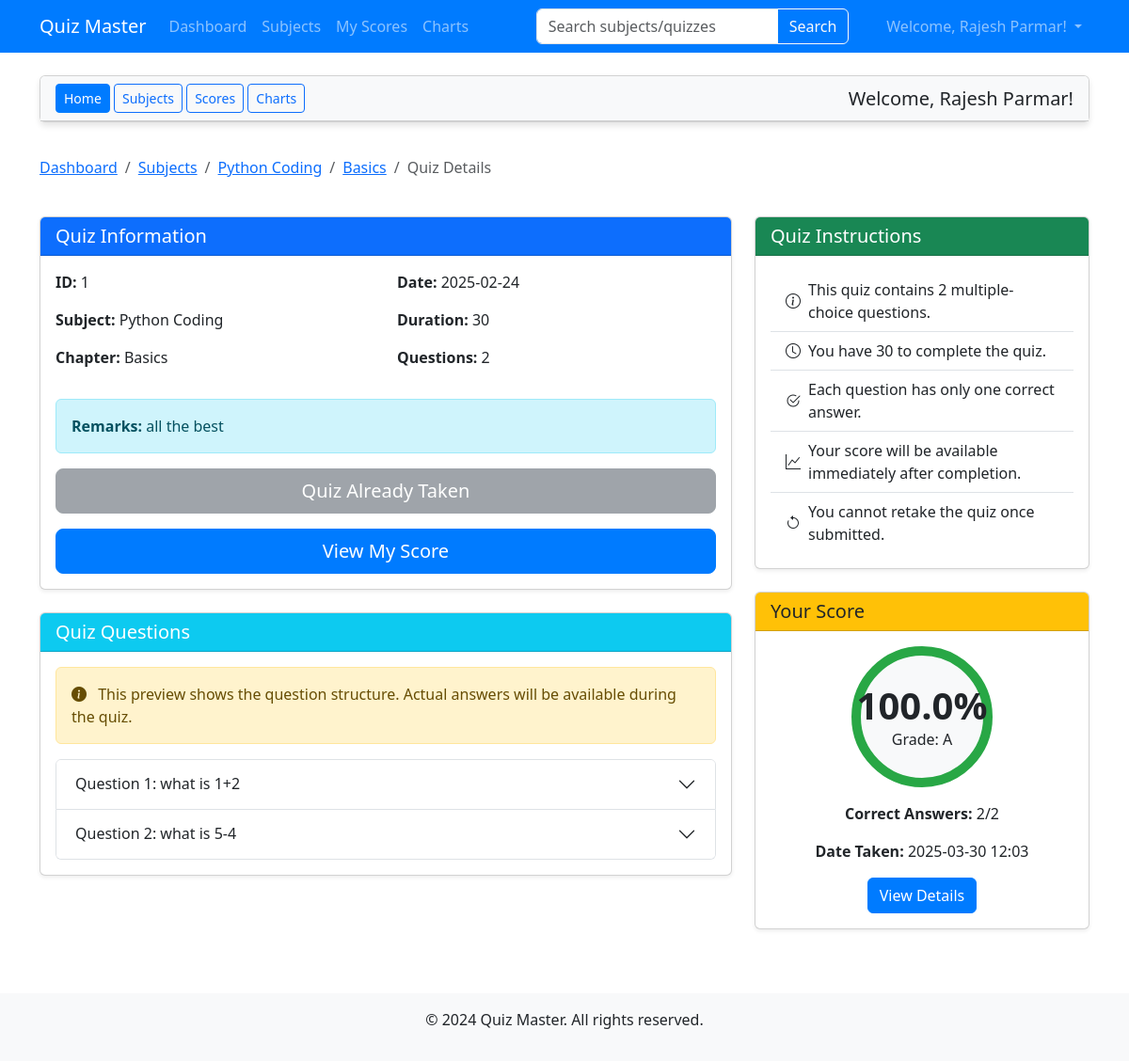
Before: /user/quizzes/1/view (signed in) with the older database file.
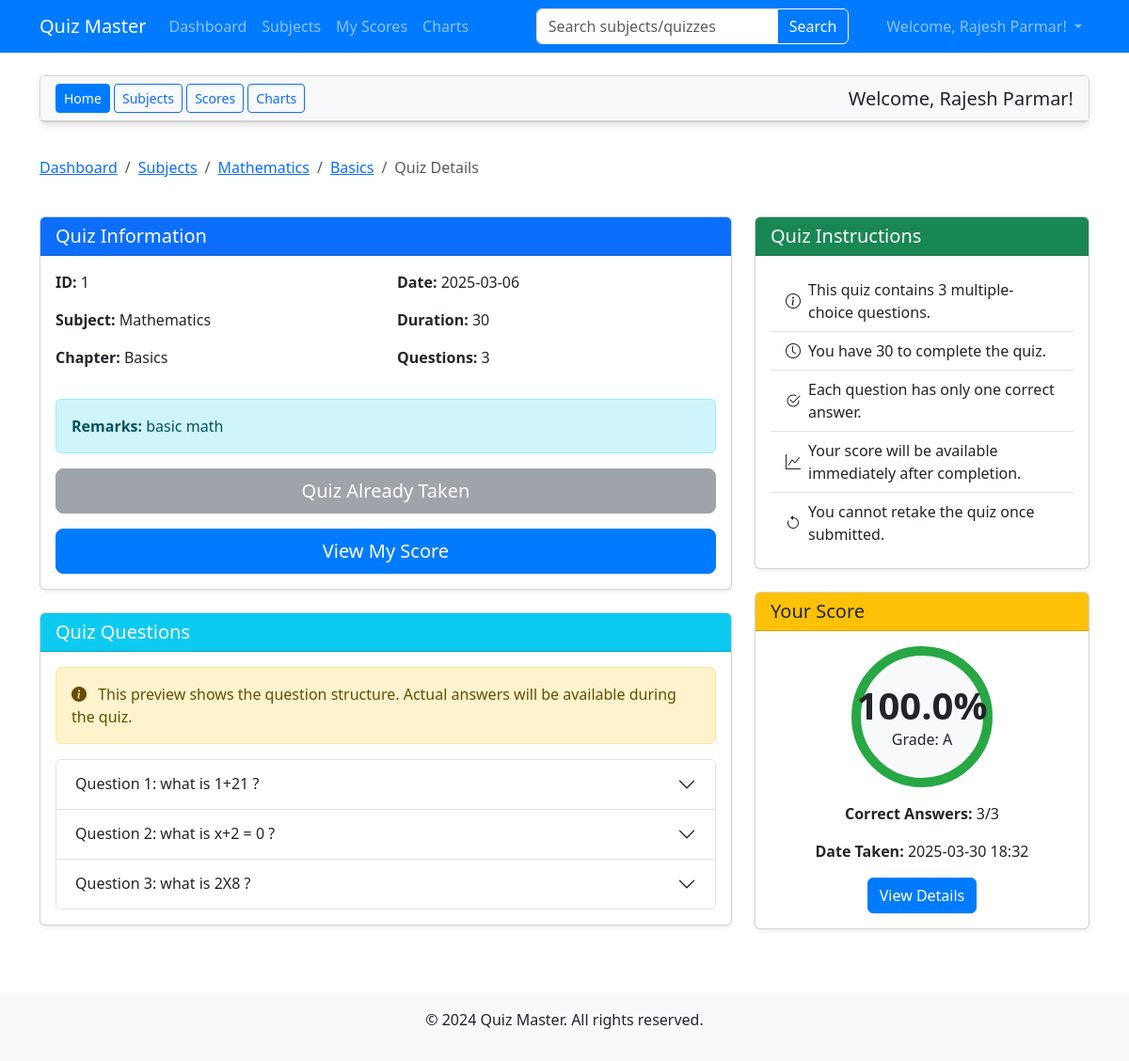
After: the same page with the newer database file.
### models.py (models this page shows, shortened)
class User(db.Model,UserMixin):
    id = db.Column(db.Integer, primary_key=True)
    email = db.Column(db.String(120), unique=True, nullable=False)
    password = db.Column(db.String(200), nullable=False)
    full_name = db.Column(db.String(100), nullable=False)
    qualification = db.Column(db.String(100), nullable=True)
    dob = db.Column(db.String(20), nullable=True)
    is_admin = db.Column(db.Boolean, default=False)
    scores = db.relationship('Score', backref='user', lazy=True, cascade="all, delete-orphan")

class Subject(db.Model):
    id = db.Column(db.Integer, primary_key=True)
    name = db.Column(db.String(100), nullable=False)
    description = db.Column(db.Text, nullable=True)
    chapters = db.relationship('Chapter', backref='subject', lazy=True, cascade="all, delete-orphan")

class Chapter(db.Model):
    id = db.Column(db.Integer, primary_key=True)
    name = db.Column(db.String(100), nullable=False)
    description = db.Column(db.Text, nullable=True)
    subject_id = db.Column(db.Integer, db.ForeignKey('subject.id'), nullable=False)
    quizzes = db.relationship('Quiz', backref='chapter', lazy=True, cascade="all, delete-orphan")

class Quiz(db.Model):
    id = db.Column(db.Integer, primary_key=True)
    chapter_id = db.Column(db.Integer, db.ForeignKey('chapter.id'), nullable=False)
    date_of_quiz = db.Column(db.String(20), nullable=False)
    time_duration = db.Column(db.String(10), nullable=False)
    remarks = db.Column(db.Text, nullable=True)
    questions = db.relationship('Question', backref='quiz', lazy=True, cascade="all, delete-orphan")
    scores = db.relationship('Score', backref='quiz', lazy=True, cascade="all, delete-orphan")
    def get_status(self,user):
        for score in self.scores:
            if score.user_id == user.id:
                return "Taken"
        return "Open"

class Question(db.Model):
    id = db.Column(db.Integer, primary_key=True)
    quiz_id = db.Column(db.Integer, db.ForeignKey('quiz.id'), nullable=False)
    question_statement = db.Column(db.Text, nullable=False)
    option1 = db.Column(db.String(200), nullable=False)
    option2 = db.Column(db.String(200), nullable=False)
    option3 = db.Column(db.String(200), nullable=False)
    option4 = db.Column(db.String(200), nullable=False)
    correct_option = db.Column(db.Integer, nullable=False)  # 1, 2, 3, or 4

class Score(db.Model):
    id = db.Column(db.Integer, primary_key=True)
    quiz_id = db.Column(db.Integer, db.ForeignKey('quiz.id'), nullable=False)
    user_id = db.Column(db.Integer, db.ForeignKey('user.id'), nullable=False)
    time_stamp = db.Column(db.DateTime, default=datetime.utcnow)
    correct_answers = db.Column(db.Integer, nullable=False)
    total_questions = db.Column(db.Integer, nullable=False)
    def get_percentage(self):
        if self.total_questions == 0:
            return 0
        return round((self.correct_answers / self.total_questions) * 100, 1)
    def get_grade(self):
        percentage = self.get_percentage()
        if percentage >= 90:
            return "A"
        elif percentage >= 80:
            return "B"
        elif percentage >= 70:
            return "C"
        elif percentage >= 60:
            return "D"
        else:
            return "F"

### routes/user.py (the view)
@user.route('/quizzes/<int:quiz_id>/view')
@login_required
def view_quiz(quiz_id):
    quiz = Quiz.query.get_or_404(quiz_id)
    chapter = quiz.chapter
    subject = chapter.subject
    questions = Question.query.filter_by(quiz_id=quiz_id).all()
    user_score = Score.query.filter_by(quiz_id=quiz_id, user_id=current_user.id).first()
    return render_template('user/view_quiz.html',
                          quiz=quiz,
                          chapter=chapter,
                          subject=subject,
                          questions=questions,
                          user_score=user_score)

### app.py (called while the page is built)
@login_manager.user_loader
def load_user(user_id):
    return User.query.get(int(user_id))

### routes/user.py (called while the page is built)
@user.before_request
def check_regular_user():
    if not current_user.is_authenticated:
        return redirect(url_for('auth.login'))

### templates/user/view_quiz.html (shortened to what this page needs)
{% extends 'base.html' %}
{% block content %}
<div class="row mb-3">
    <div class="col-12">
        <div class="card">
            <div class="card-header bg-light d-flex justify-content-between align-items-center">
                <div>
                    <a href="{{ url_for('user.dashboard') }}" class="btn btn-sm btn-primary">Home</a>
                    <a href="{{ url_for('user.subjects') }}" class="btn btn-sm btn-outline-primary">Subjects</a>
                    <a href="{{ url_for('user.view_scores') }}" class="btn btn-sm btn-outline-primary">Scores</a>
                    <a href="{{ url_for('user.charts') }}" class="btn btn-sm btn-outline-primary">Charts</a>
                </div>
                <h5 class="mb-0">Welcome, {{ current_user.full_name }}!</h5>
            </div>
        </div>
    </div>
</div>
<div class="row mb-4">
    <div class="col-12">
        <nav aria-label="breadcrumb">
            <ol class="breadcrumb">
                <li class="breadcrumb-item"><a href="{{ url_for('user.dashboard') }}">Dashboard</a></li>
                <li class="breadcrumb-item"><a href="{{ url_for('user.subjects') }}">Subjects</a></li>
                <li class="breadcrumb-item"><a href="{{ url_for('user.view_chapters', subject_id=subject.id) }}">{{ subject.name }}</a></li>
                <li class="breadcrumb-item"><a href="{{ url_for('user.view_quizzes', chapter_id=chapter.id) }}">{{ chapter.name }}</a></li>
                <li class="breadcrumb-item active" aria-current="page">Quiz Details</li>
            </ol>
        </nav>
    </div>
</div>
<div class="row">
    <div class="col-md-8">
        <div class="card mb-4 shadow-sm">
            <div class="card-header bg-primary text-white">
                <h5 class="mb-0">Quiz Information</h5>
            </div>
            <div class="card-body">
                <div class="row mb-3">
                    <div class="col-md-6">
                        <p><strong>ID:</strong> {{ quiz.id }}</p>
                        <p><strong>Subject:</strong> {{ subject.name }}</p>
                        <p><strong>Chapter:</strong> {{ chapter.name }}</p>
                    </div>
                    <div class="col-md-6">
                        <p><strong>Date:</strong> {{ quiz.date_of_quiz }}</p>
                        <p><strong>Duration:</strong> {{ quiz.time_duration }}</p>
                        <p><strong>Questions:</strong> {{ questions|length }}</p>
                    </div>
                </div>
                {% if quiz.remarks %}
                <div class="alert alert-info">
                    <strong>Remarks:</strong> {{ quiz.remarks }}
                </div>
                {% endif %}
                {% set status = quiz.get_status(current_user) %}
                <div class="d-grid gap-2">
                    {% if status == 'Open' %}
                        <a href="{{ url_for('user.take_quiz', quiz_id=quiz.id) }}" class="btn btn-success btn-lg">Take Quiz</a>
                    {% elif status == 'Taken' %}
                        <button class="btn btn-secondary btn-lg mb-2" disabled>Quiz Already Taken</button>
                        <a href="{{ url_for('user.view_score_detail', score_id=user_score.id) }}" class="btn btn-primary btn-lg">View My Score</a>
                    {% elif status == 'Coming Soon' %}
                        <button class="btn btn-warning btn-lg" disabled>Coming Soon - Available on {{ quiz.date_of_quiz }}</button>
                    {% else %}
                        <button class="btn btn-secondary btn-lg" disabled>Quiz Unavailable</button>
                    {% endif %}
                </div>
            </div>
        </div>
        <div class="card shadow-sm">
            <div class="card-header bg-info text-white">
                <h5 class="mb-0">Quiz Questions</h5>
            </div>
            <div class="card-body">
                <div class="alert alert-warning">
                    <i class="bi bi-info-circle-fill me-2"></i>
                    This preview shows the question structure. Actual answers will be available during the quiz.
                </div>
                <div class="accordion" id="questionsAccordion">
                    {% for question in questions %}
                    <div class="accordion-item">
                        <h2 class="accordion-header" id="heading{{ question.id }}">
                            <button class="accordion-button collapsed" type="button" data-bs-toggle="collapse" data-bs-target="#collapse{{ question.id }}" aria-expanded="false" aria-controls="collapse{{ question.id }}">
                                Question {{ loop.index }}: {{ question.question_statement|truncate(70) }}
                            </button>
                        </h2>
                    </div>
                    {% endfor %}
                </div>
            </div>
        </div>
    </div>
    <div class="col-md-4">
        <div class="card mb-4 shadow-sm">
            <div class="card-header bg-success text-white">
                <h5 class="mb-0">Quiz Instructions</h5>
            </div>
            <div class="card-body">
                <ul class="list-group list-group-flush">
                    <li class="list-group-item d-flex align-items-center">
                        <i class="bi bi-info-circle me-2"></i> This quiz contains {{ questions|length }} multiple-choice questions.
                    </li>
                    <li class="list-group-item d-flex align-items-center">
                        <i class="bi bi-clock me-2"></i> You have {{ quiz.time_duration }} to complete the quiz.
                    </li>
                    <li class="list-group-item d-flex align-items-center">
                        <i class="bi bi-check2-circle me-2"></i> Each question has only one correct answer.
                    </li>
                    <li class="list-group-item d-flex align-items-center">
                        <i class="bi bi-graph-up me-2"></i> Your score will be available immediately after completion.
                    </li>
                    <li class="list-group-item d-flex align-items-center">
                        <i class="bi bi-arrow-counterclockwise me-2"></i> You cannot retake the quiz once submitted.
                    </li>
                </ul>
            </div>
        </div>
        {% if user_score %}
        <div class="card shadow-sm">
            <div class="card-header bg-warning text-dark">
                <h5 class="mb-0">Your Score</h5>
            </div>
            <div class="card-body text-center">
                <div class="score-circle d-flex align-items-center justify-content-center mx-auto mb-3" style="width: 150px; height: 150px; border-radius: 50%; background-color: #f8f9fa; border: 10px solid
                {% if user_score.get_percentage() >= 80 %}#28a745
                {% elif user_score.get_percentage() >= 60 %}#ffc107
                {% else %}#dc3545{% endif %};">
                    <div>
                        <h1 class="display-4 mb-0">{{ user_score.get_percentage() }}%</h1>
                        <p class="mb-0">Grade: {{ user_score.get_grade() }}</p>
                    </div>
                </div>
                <p><strong>Correct Answers:</strong> {{ user_score.correct_answers }}/{{ user_score.total_questions }}</p>
                <p><strong>Date Taken:</strong> {{ user_score.time_stamp.strftime('%Y-%m-%d %H:%M') }}</p>
                <a href="{{ url_for('user.view_score_detail', score_id=user_score.id) }}" class="btn btn-primary">View Details</a>
            </div>
        </div>
        {% endif %}
    </div>
</div>
{% endblock %}
{% block head %}
<link rel="stylesheet" href="https://cdn.jsdelivr.net/npm/bootstrap-icons@1.10.0/font/bootstrap-icons.css">
{% endblock %}

### templates/base.html (shortened to what this page needs)
<!DOCTYPE html>
<html lang="en">
<head>
    <link href="https://cdn.jsdelivr.net/npm/bootstrap@5.3.0-alpha1/dist/css/bootstrap.min.css" rel="stylesheet">
    <link rel="stylesheet" href="{{ url_for('static', filename='css/style.css') }}">
    {% block head %}{% endblock %}
</head>
<body>
    <nav class="navbar navbar-expand-lg navbar-dark bg-primary">
        <div class="container">
            <a class="navbar-brand" href="/">Quiz Master</a>
            <div class="collapse navbar-collapse" id="navbarNav">
                <ul class="navbar-nav me-auto">
                    {% if current_user.is_authenticated %}
                        {% if current_user.is_admin %}
                            <li class="nav-item">
                                <a class="nav-link" href="{{ url_for('admin.dashboard') }}">Dashboard</a>
                            </li>
                            <li class="nav-item">
                                <a class="nav-link" href="{{ url_for('admin.subjects') }}">Subjects</a>
                            </li>
                            <li class="nav-item">
                                <a class="nav-link" href="{{ url_for('admin.users') }}">Users</a>
                            </li>
                            <li class="nav-item">
                                <a class="nav-link" href="{{ url_for('admin.reports') }}">Reports</a>
                            </li>
                        {% else %}
                            <li class="nav-item">
                                <a class="nav-link" href="{{ url_for('user.dashboard') }}">Dashboard</a>
                            </li>
                            <li class="nav-item">
                                <a class="nav-link" href="{{ url_for('user.subjects') }}">Subjects</a>
                            </li>
                            <li class="nav-item">
                                <a class="nav-link" href="{{ url_for('user.view_scores') }}">My Scores</a>
                            </li>
                            <li class="nav-item">
                                <a class="nav-link" href="{{ url_for('user.charts') }}">Charts</a>
                            </li>
                        {% endif %}
                    {% endif %}
                </ul>
                {% if current_user.is_authenticated %}
                <form class="d-flex mx-auto" method="GET" action="{% if current_user.is_admin %}{{ url_for('admin.search') }}{% else %}{{ url_for('user.search') }}{% endif %}">
                    <div class="input-group">
                        <input class="form-control" type="search" name="query" placeholder="{% if current_user.is_admin %}Search users/subjects/quizzes{% else %}Search subjects/quizzes{% endif %}" aria-label="Search">
                        <button class="btn btn-outline-light" type="submit">Search</button>
                    </div>
                </form>
                {% endif %}
                <ul class="navbar-nav">
                    {% if current_user.is_authenticated %}
                        <li class="nav-item dropdown">
                            <a class="nav-link dropdown-toggle" href="#" id="navbarDropdown" role="button" data-bs-toggle="dropdown" aria-expanded="false">
                                Welcome, {{ current_user.full_name }}!
                            </a>
                        </li>
                    {% endif %}
                </ul>
            </div>
        </div>
    </nav>
    <div class="container mt-4">
        {% block content %}{% endblock %}
    </div>
    <footer class="mt-5 py-3 bg-light text-center">
        <div class="container">
            <p>&copy; 2024 Quiz Master. All rights reserved.</p>
        </div>
    </footer>
</body>
</html>

### static/css/style.css (style rules this page uses)
.navbar { background-color: #007bff !important; }
.card { box-shadow: 0 4px 6px rgba(0,0,0,0.1); margin-bottom: 20px; }
.card-header { font-weight: 500; }
.display-4 { font-size: 2.5rem; font-weight: 700; }
footer { margin-top: 30px; padding: 20px 0; background-color: #f8f9fa; }
.btn-primary { background-color: #007bff; border-color: #007bff; }

Changed rows visible on the page:
changed Subject: name "Python Coding" → "Mathematics"
changed Quiz id 1: date_of_quiz "2025-02-24" → "2025-03-06"; remarks "all the best" → "basic math"
changed Question: question_statement "what is 1+2" → "what is 1+21 ?"
changed Question: question_statement "what is 5-4" → "what is x+2 = 0 ?"
added Question: question_statement "what is 2X8 ?"
changed Score: correct_answers "2" → "3"; total_questions "2" → "3"; time_stamp "2025-03-30 12:03" → "2025-03-30 18:32"
Other visible differences:
{{ questions|length }}: "2" → "3"
